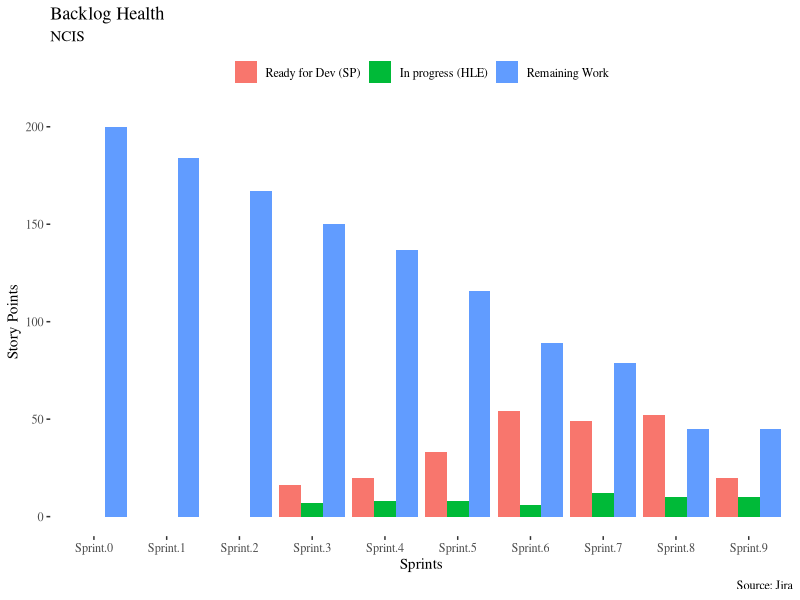
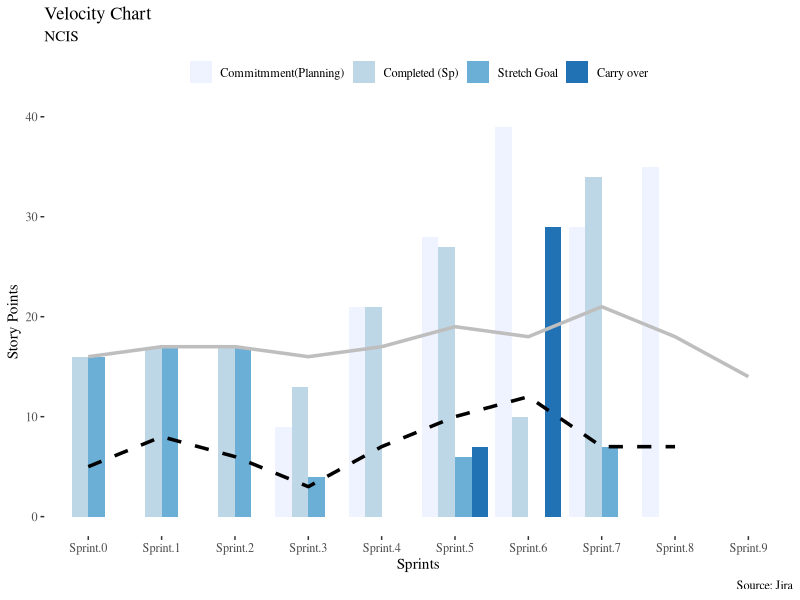

The R script that drew these images, in order:
## ---- chunk 1
knitr::opts_chunk$set(echo = FALSE, message = FALSE, warning = FALSE)
library(tidyverse)
library(reshape2)
library(ggthemes)
library(knitr)
theme_set(
  theme_tufte() +
    theme(legend.position = "top", legend.title = element_blank())
  )
## ---- chunk 2
# read data
sprint.summary <- read.csv("./sprint-summary.csv")
previous.action.items <- read.csv("./previous-action-items.csv")

# arrange data
sprints <- sprint.summary %>% 
  gather(key = key, value = value, 2:ncol(sprint.summary)) %>% 
  spread(key = names(sprint.summary)[1], value = "value")
## ---- chunk 3
kable(previous.action.items)
## ---- chunk 4
# prepare for graph: backlog-health
sprints_backlog_health <- melt(sprints[,c("key","Ready for Dev (SP)", "In progress (HLE)", "Remaining Work")],id.vars = 1)
sprints_backlog_health[, c(3)] <- sapply(sprints_backlog_health[, c(3)], as.numeric)

# graph: backlog-health
ggplot(sprints_backlog_health, aes(x = sprints_backlog_health$key,y = sprints_backlog_health$value)) + 
    geom_bar(aes(fill = sprints_backlog_health$variable),stat = "identity",position = "dodge")  +
    labs(title = "Backlog Health", subtitle = "NCIS", caption = "Source: Jira", x = "Sprints", y = "Story Points")
## ---- chunk 5
# prepare for graph: velocity
sprints_velocity <- melt(sprints[,c("key", "Commitmment(Planning)", "Completed (Sp)", "Stretch Goal", "Carry over")],id.vars = 1)
sprints_velocity[, c(3)] <- sapply(sprints_velocity[, c(3)], as.numeric)

# prepare for graph: us
sprints_us <- sprints %>%  
  select("key", "User Stories")
sprints_us[, c(2)] <- sapply(sprints_us[, c(2)], as.numeric)

# prepare for graph: av
sprints_av <- sprints %>%  
  select("key", "Average Velocity")
sprints_av[, c(2)] <- sapply(sprints_av[, c(2)], as.numeric)

# graph: velocity
ggplot() + 
    geom_bar(data=sprints_velocity,aes(x = sprints_velocity$key,y = sprints_velocity$value,fill = sprints_velocity$variable),stat = "identity",position = "dodge") +
    geom_line(aes(x=sprints_us$key, y=sprints_us$`User Stories`, group=1), linetype = "dashed", color="black", size=1.2) +
    geom_line(aes(x=sprints_av$key, y=sprints_av$`Average Velocity`, group=1),color="grey", size=1.2) +
    labs(title = "Velocity Chart", subtitle = "NCIS", caption = "Source: Jira", x = "Sprints", y = "Story Points") + scale_fill_brewer("Blues")  
